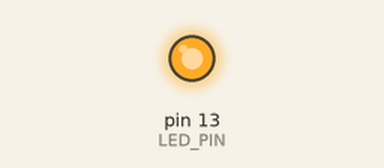
Bench run of a sketch on a simulated Arduino Uno, built with avr-gcc and run on an emulated ATmega328P. On the bench: output pins drawn as LEDs (lit = HIGH).

Above: at 1.5 s.
At 4.5 s:
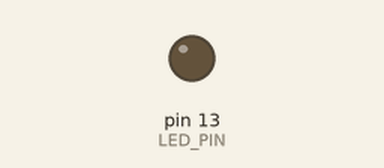
Timing chart, 0 to 7.8 s (numbered marks = the images above):
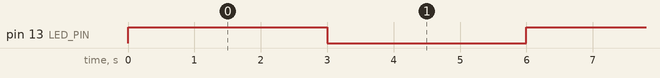

The sketch:

Anomaly_Detection.ino
```cpp
#define LED_PIN 13

void setup()
{
  Serial.begin(9600);
  pinMode(LED_PIN, OUTPUT);

}

void loop()
{
  digitalWrite(LED_PIN, HIGH);
  delay(3000);
  digitalWrite(LED_PIN, LOW);
  delay(3000);
}
```

TacheADC.c
```cpp

```

Measured:
- by itself, pin 13 (LED_PIN): alternates HIGH for 3.0 s and LOW for 3.0 s
